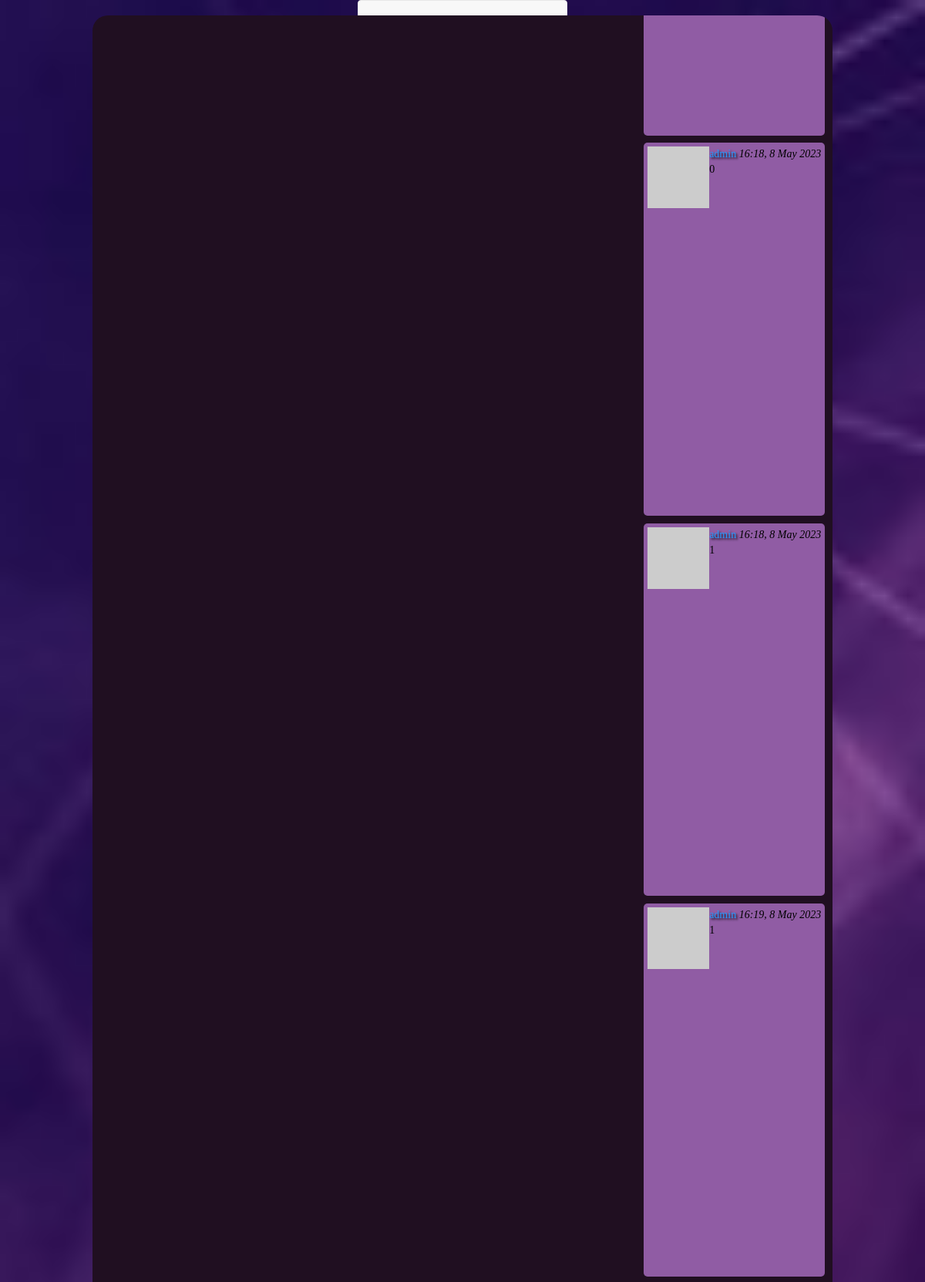
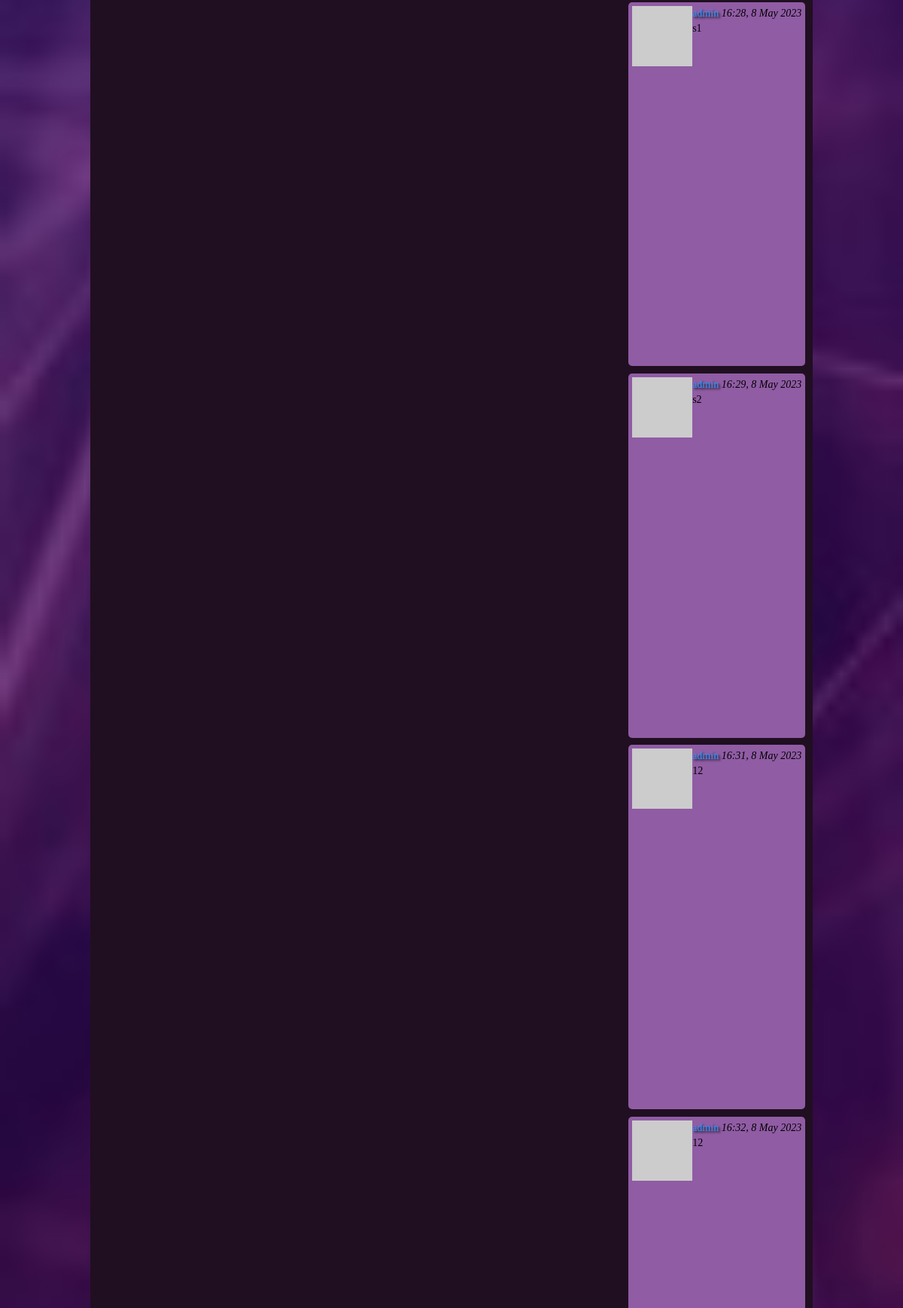
Page /explore (signed in, upper part) on the committed database (2 pictures, top to bottom).
### app/models.py (models this page shows, shortened)
class Post(db.Model):
    id = db.Column(db.Integer, primary_key=True)
    body = db.Column(db.String(140))
    timestamp = db.Column(db.DateTime, index=True, default=datetime.utcnow)
    user_id = db.Column(db.Integer, db.ForeignKey('user.id'))

class User(UserMixin, db.Model):
    id = db.Column(db.Integer, primary_key=True)
    username = db.Column(db.String(64), index=True, unique=True)
    email = db.Column(db.String(120), index=True, unique=True)
    password_hash = db.Column(db.String(128))
    posts = db.relationship('Post', backref='author', lazy='dynamic')
    about_me = db.Column(db.String(140))
    last_seen = db.Column(db.DateTime, default=datetime.utcnow)
    followed = db.relationship(
        'User', secondary=followers,
        primaryjoin=(followers.c.follower_id == id),
        secondaryjoin=(followers.c.followed_id == id),
        backref=db.backref('followers', lazy='dynamic'), lazy='dynamic')
    def avatar(self, size):
        digest = md5(self.email.lower().encode('utf-8')).hexdigest()
        return 'https://www.gravatar.com/avatar/{}?d=identicon&s={}'.format(
            digest, size)
    def followed_posts(self):
        followed = Post.query.join(
            followers, (followers.c.followed_id == Post.user_id)).filter(
            followers.c.follower_id == self.id)
        own = Post.query.filter_by(user_id=self.id)
        return followed.union(own).order_by(Post.timestamp.asc())

### app/routes.py (the view)
@app.route('/explore')
@login_required
def explore():
    posts = current_user.followed_posts().all()
    return render_template("index.html", title='Explore', posts=posts)

### app/models.py (called while the page is built)
@login.user_loader
def load_user(id):
    return User.query.get(int(id))

### app/routes.py (called while the page is built)
@app.before_request
def before_request():
    if current_user.is_authenticated:
        current_user.last_seen = datetime.utcnow()
        db.session.commit()

### app/templates/index.html (shortened to what this page needs)
{% extends "base.html" %}
{% block content %}
    <link rel="stylesheet" href="{{ url_for('static', filename= './css/chat.css') }}">
    <div id="chat_frame" class="chat_frame">
        <div id="chat_window" class="chat_window">
            {% include 'posts.html' %}
        </div>
    </div>
{% endblock %}

### app/templates/posts.html
{% for post in posts %}
    {% if post.user_id == current_user.id %}
        <div class="my_message_design">
            {% include '_post.html' %}
        </div>
    {% else %}
        <div class="message_design">
            {% include '_post.html' %}
        </div>
    {% endif %}
{% endfor %}

### app/templates/_post.html (shortened to what this page needs)
 <table class="messageTable">
        <tr valign="top">
            <td>
                <a href="{{ url_for('user', username=post.author.username) }}">
                    <img src="{{ post.author.avatar(36) }}" />
                </a>
            </td>
            <td>
                <a href="{{ url_for('user', username=post.author.username) }}">
                    {{ post.author.username }}
                </a>
                <i>{{ moment(post.timestamp).format('H:mm, D MMMM YYYY') }}</i>
                <br>
                {{ post.body }}
            </td>
        </tr>
</table>

### app/static/css/chat.css (style rules this page uses)
body { display: flex; background: rgb(32,15,33) url("../images/back_ground.jpg") no-repeat center center fixed; -webkit-background-size: cover; -moz-background-size: cover; -o-background-size: cover; background-size: cover; flex-direction: column; align-items: center; justify-content: space-between; }
.chat_frame { display: flex; flex-basis: content; align-items: center; flex-direction: column; justify-content: space-between; position: absolute; width: 80%; height: 90%; }
.chat_window { color: #fdffe8; margin: 20px 0; border-style: none; border-radius: 20px; width: 100%; height: 100%; background-color: rgb(32,15,33); overflow: auto; }
.my_message_design { display: flex; color: black; font-family: genshin; margin: 0.7em 0.7em 0.7em auto; padding: 5px 5px 0px 5px; border-style: none; border-radius: 5px; width: fit-content; max-width: 45%; min-height: 6%; background-color: #905CA4; word-break: break-word; }

### rows in the picture
Post: author.username "admin", timestamp "16:18, 8 May 2023", body "0"
Post: author.username "admin", timestamp "16:18, 8 May 2023", body "1"
Post: author.username "admin", timestamp "16:19, 8 May 2023", body "1"
Post: author.username "admin", timestamp "16:28, 8 May 2023", body "s1"
Post: author.username "admin", timestamp "16:29, 8 May 2023", body "s2"
Post: author.username "admin", timestamp "16:31, 8 May 2023", body "12"
Post: author.username "admin", timestamp "16:32, 8 May 2023", body "12"
